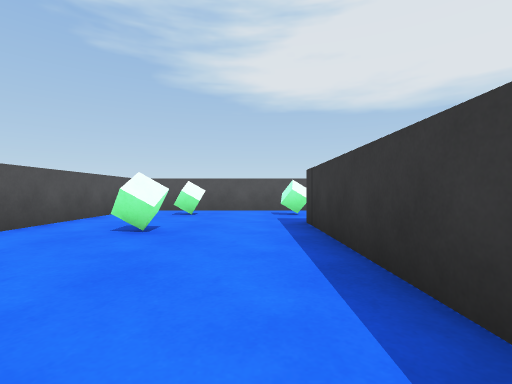
View 1 (above)

19 first-person views from a walk through a Unity game level. The camera is 0.58 m above the floor, looks level and sees 85° across. The floor is counted in squares, 1 m on a side. Each view is taken from the middle of a square. On the plan, view 1 faces up. The plan holds only what a view shows up to about 9 squares ahead; the rest is blank. The player character is not drawn.

View 2
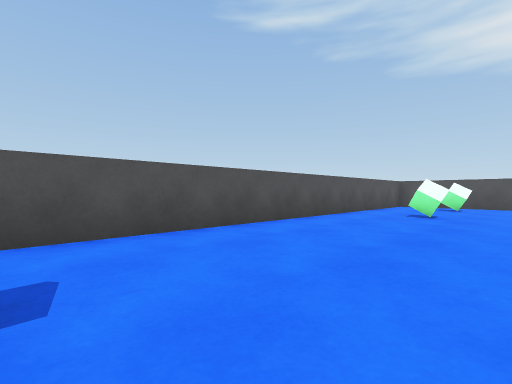

View 3
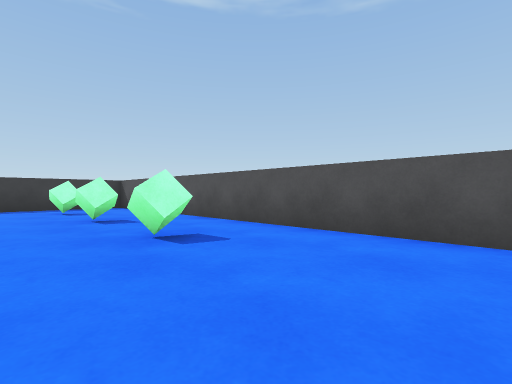

View 4
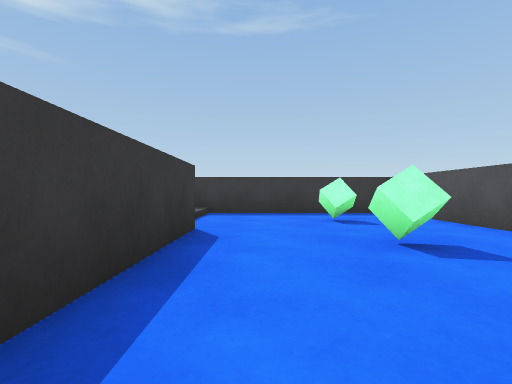

View 5
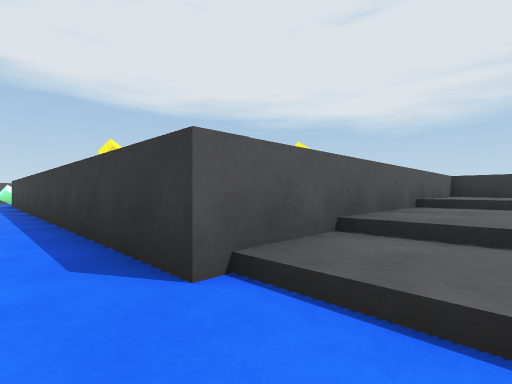

View 6
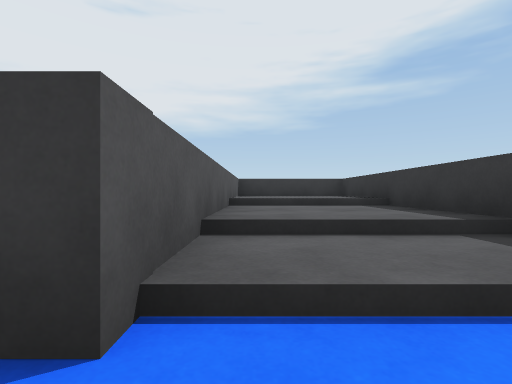

View 7
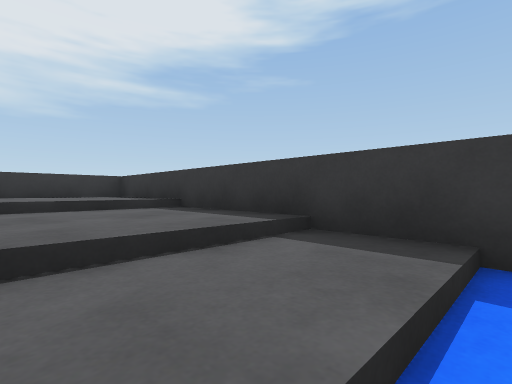

View 8
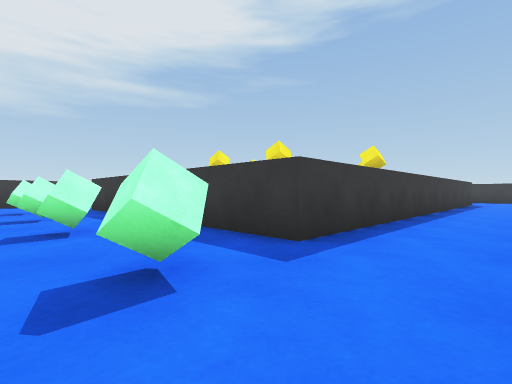

View 9
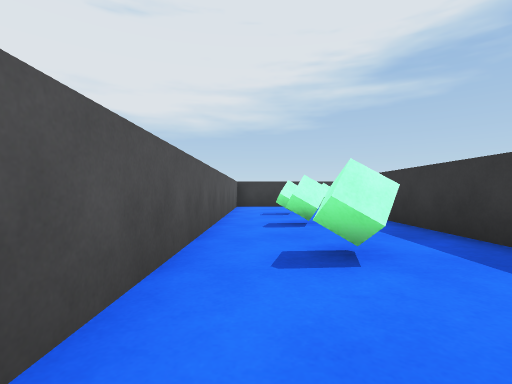

View 10
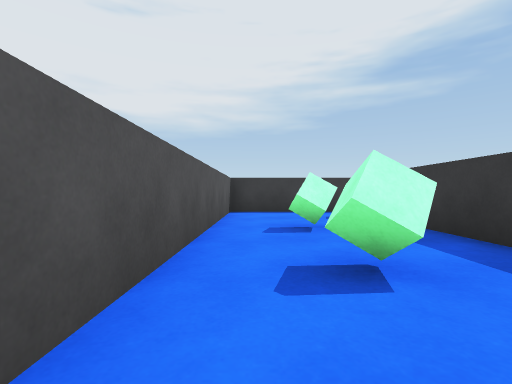

View 11
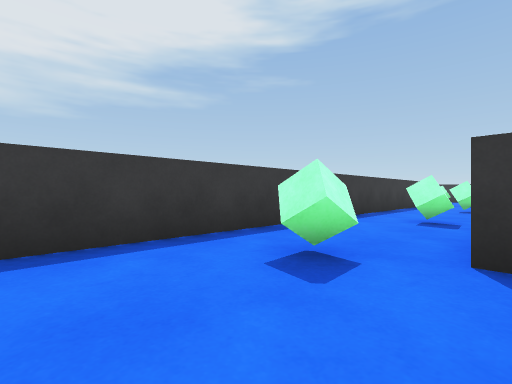

View 12
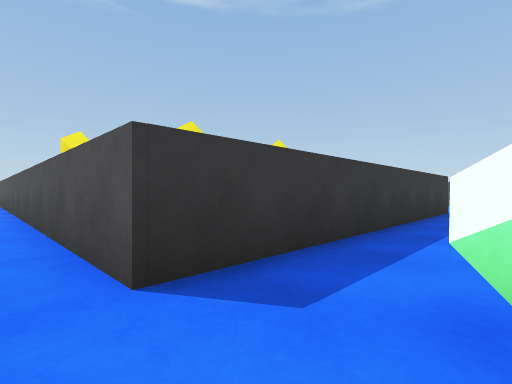

View 13
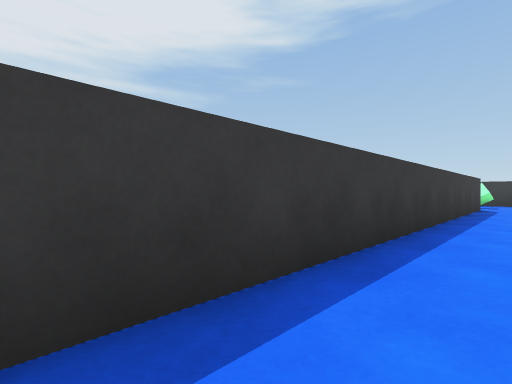

View 14
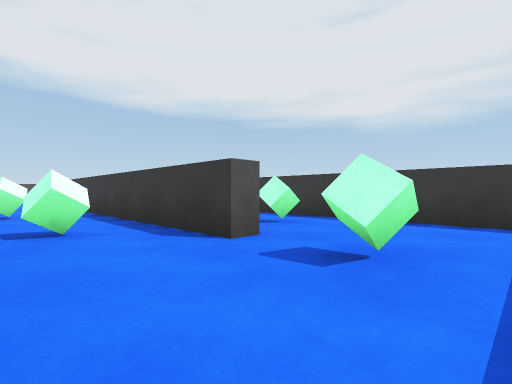

View 15
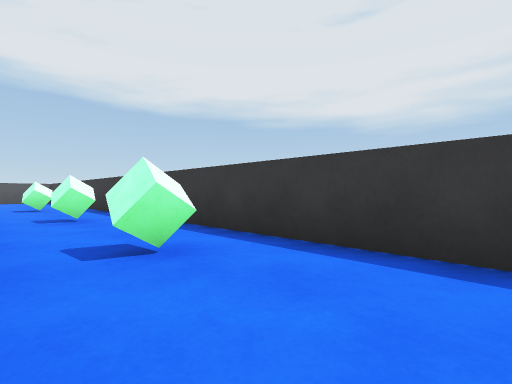

View 16
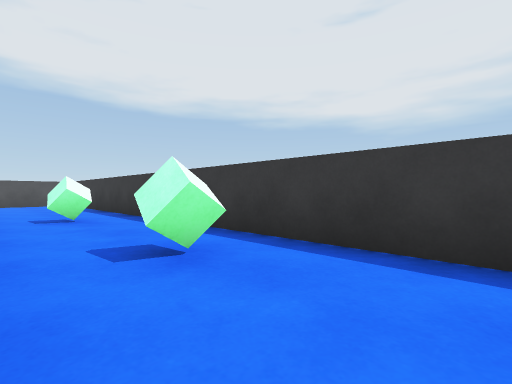

View 17
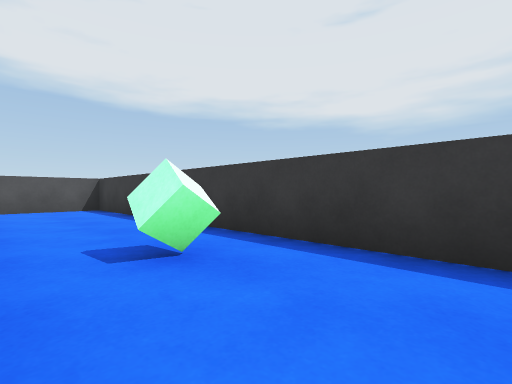

View 18
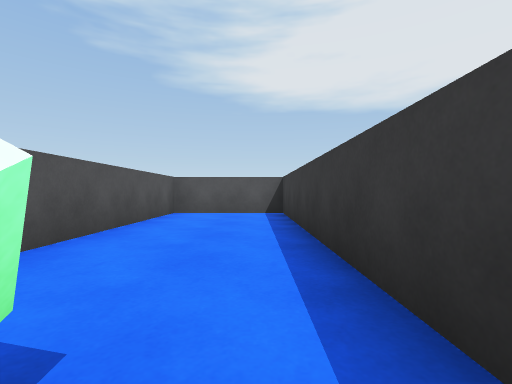

View 19
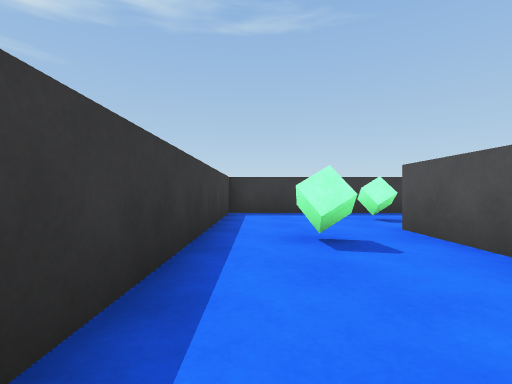

### Floor plan
Key: @ floor where view 1 was taken; # wall or solid block; . main floor; : floor 0.3 m higher than the main floor; + floor 0.45 m higher than the main floor; / step, stairs or slope; = window, fence, low wall or low ledge; ^ raised ledge; C green cube.
Columns run from 4 left of view 1 to 16 right of it. Each row starts with its distance up from view 1.
  9 #####################
  8 #...............#...#
  7 #.C..C..C.C..C..#...#
  6 #..............C#...#
  5 #....#########..#...#
  4 #.C..#       #..#...#
  3 #....#       #..#...#
  2 #....#       #C.#...#
  1 #....#       #..#.C.#
  0 #...@#       #..#...#
 -1 #....#       #..#...#
 -2 #....#       #C.#...#
 -3 #.C..#       #..#.C.#
 -4 #....#       #..#...#
 -5 #....#       #..#...#
 -6 #.C..#       #.C#.C.#
 -7 #....#^^^^^^^#..#...#
 -8 #.....//::+++=......#
 -9 #.C...//::+++=..C...#
-10  .....//::+++=......#
-11  ######^^^^^^########

Positions as (right, up) in squares from view 1, and headings:
1: (0, 0), facing up
2: (0, -3), facing up-left
3: (0, 0), facing down-left
4: (0, -3), facing down
5: (0, -9), facing up-right
6: (0, -8), facing right
7: (1, -8), facing down-right
8: (-1, 8), facing down-right
9: (1, 8), facing right
10: (4, 8), facing right
11: (9, 8), facing down-right
12: (10, 7), facing down-left
13: (11, 4), facing down-right
14: (10, -10), facing up-right
15: (13, -9), facing up-right
16: (13, -5), facing up-right
17: (13, -1), facing up-right
18: (15, 1), facing up
19: (15, -3), facing down
